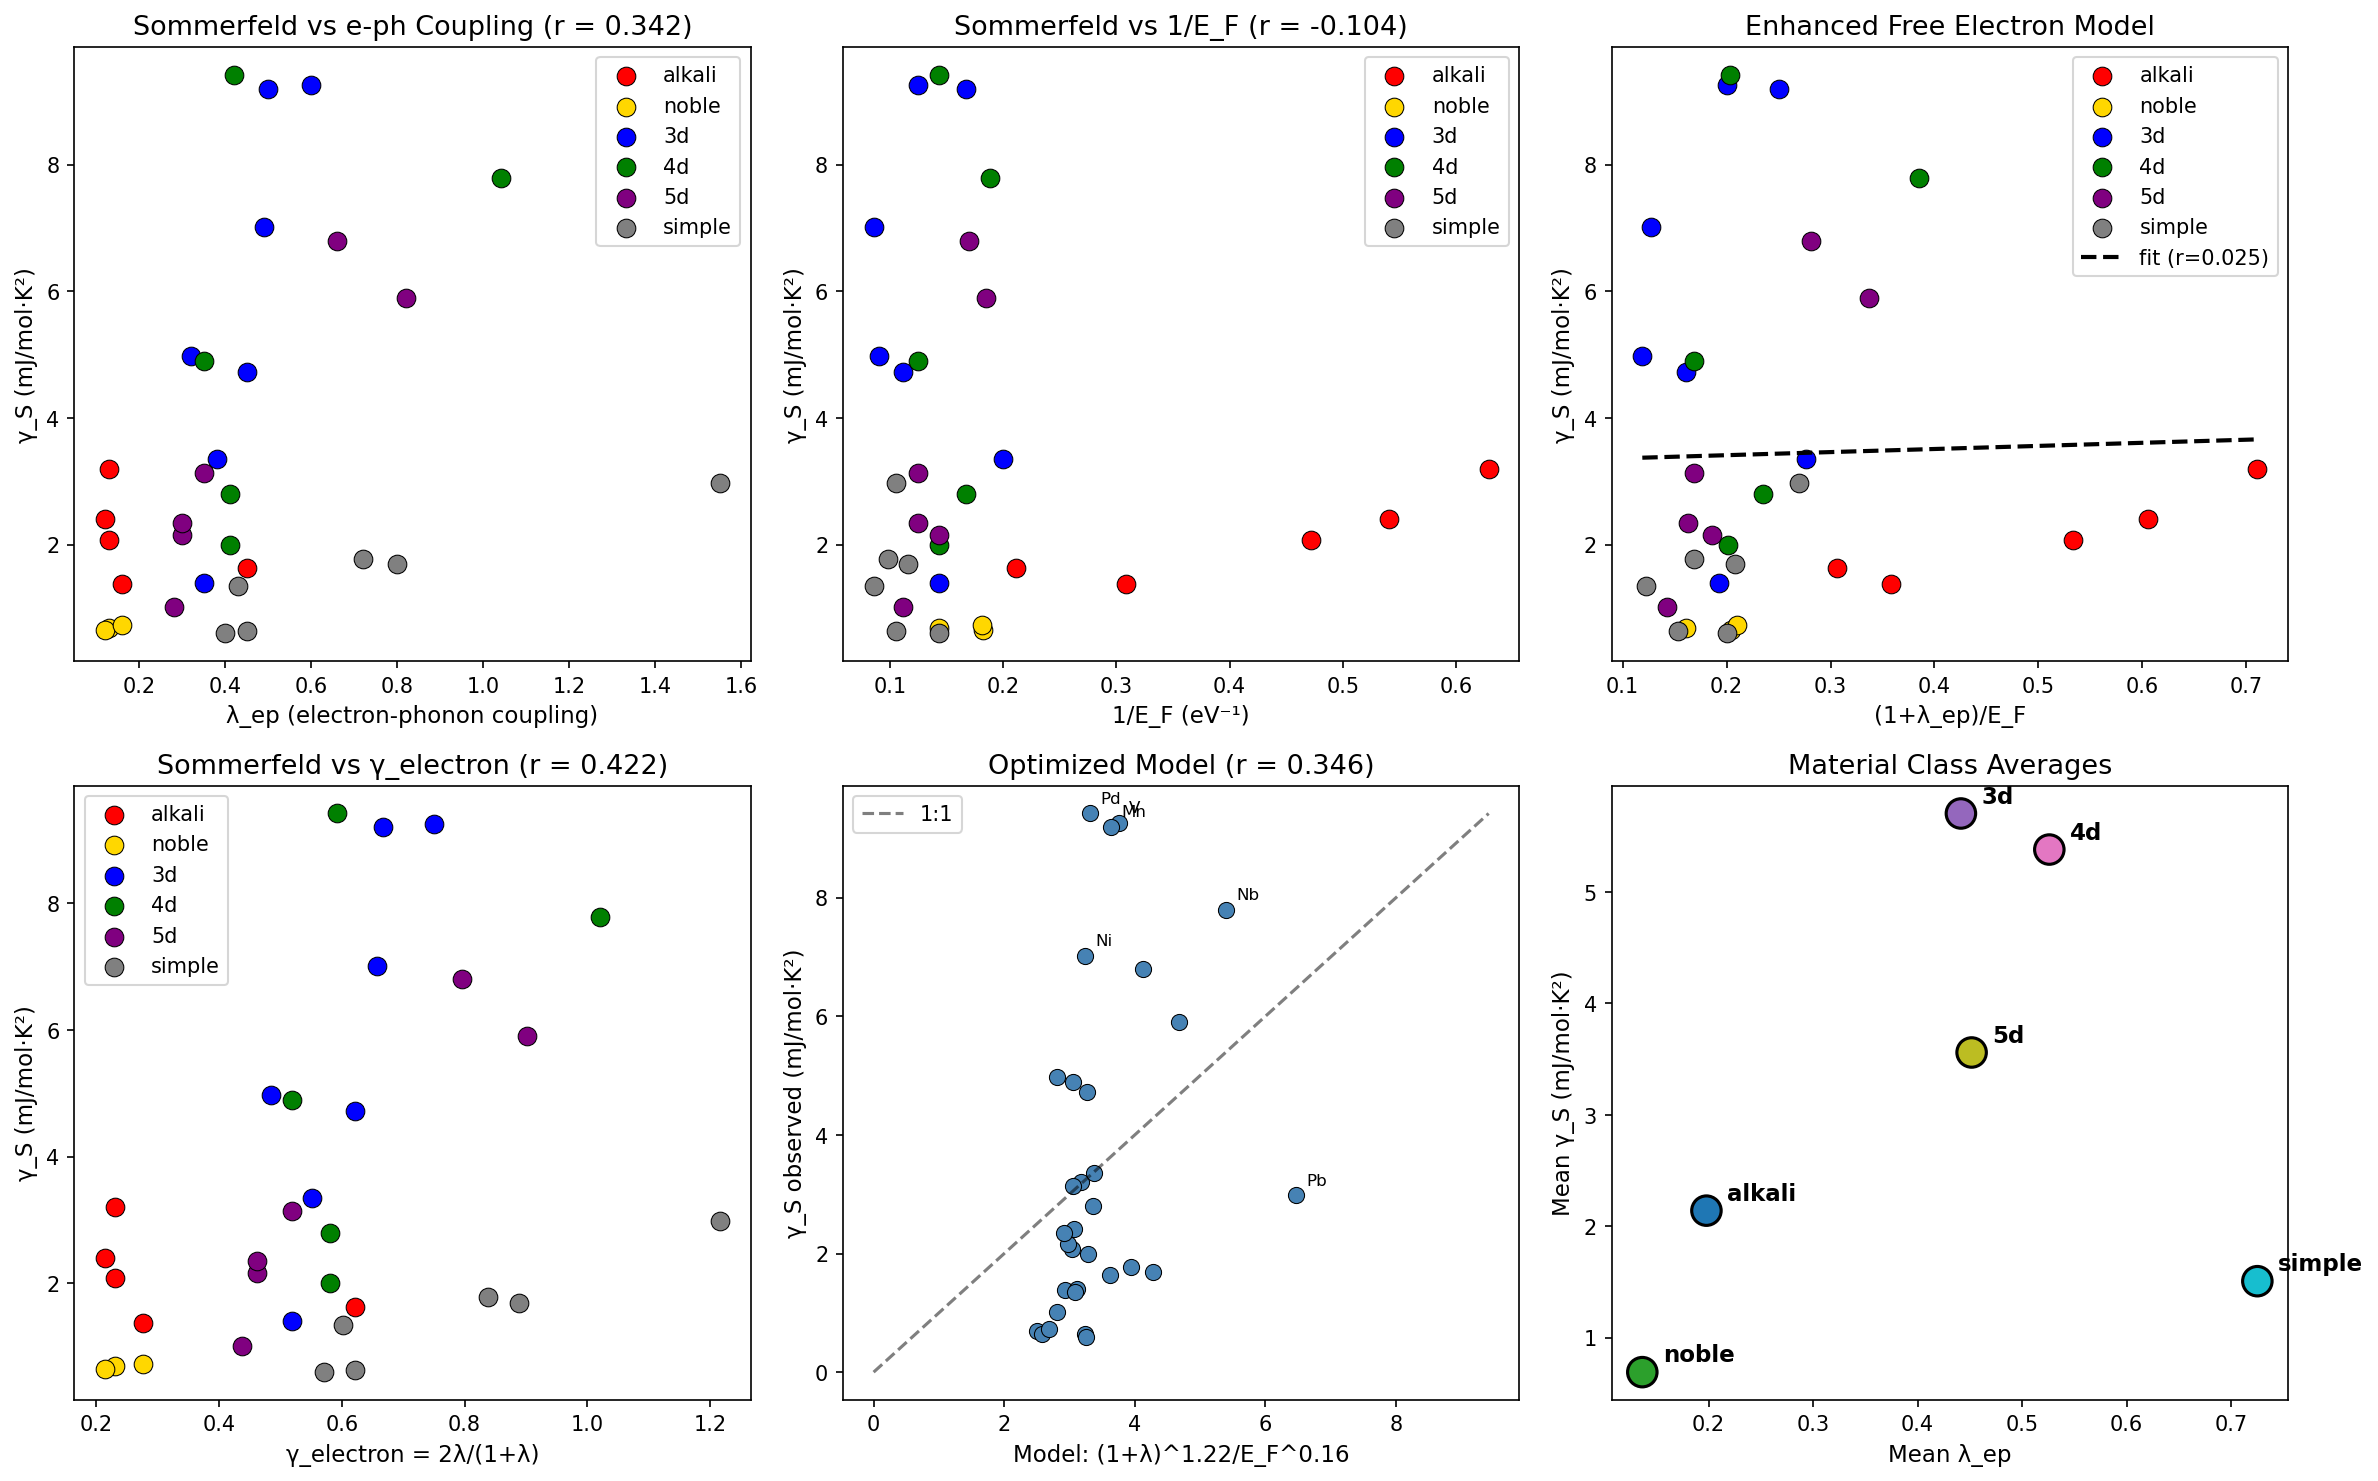

Recreate this plot in Python.
#!/usr/bin/env python3
"""
Chemistry Session #101: Metal Electronic Heat Capacity and Coherence
=====================================================================

Test whether the Sommerfeld coefficient γ_S (electronic heat capacity)
relates to coherence parameters.

Physical reasoning:
- C_e = γ_S × T (electronic contribution to heat capacity)
- γ_S = (π²/3) × k_B² × N(E_F) (Sommerfeld coefficient)
- N(E_F) = density of states at Fermi level
- For free electrons: γ_S ∝ m*/E_F ∝ n/E_F

Connection to coherence:
- Heavy fermions have enhanced γ_S (large effective mass)
- Enhanced γ_S indicates strong correlations
- Should relate to γ_electron from Session #86

Hypothesis:
- γ_S may correlate with electron-phonon coupling λ_ep
- Enhanced γ_S = enhanced N(E_F) = more states to scatter into
"""

import numpy as np
import matplotlib.pyplot as plt
from scipy import stats

# Dataset: Sommerfeld coefficients
# γ_S: Sommerfeld coefficient (mJ/mol·K²)
# θ_D: Debye temperature (K)
# λ_ep: Electron-phonon coupling
# E_F: Fermi energy (eV)

materials = {
    # Element, γ_S (mJ/mol·K²), θ_D (K), λ_ep, E_F (eV), type
    # Alkali metals (nearly free electron)
    'Li': (1.63, 344, 0.45, 4.74, 'alkali'),
    'Na': (1.38, 158, 0.16, 3.24, 'alkali'),
    'K': (2.08, 91, 0.13, 2.12, 'alkali'),
    'Rb': (2.41, 56, 0.12, 1.85, 'alkali'),
    'Cs': (3.20, 38, 0.13, 1.59, 'alkali'),

    # Noble metals
    'Cu': (0.69, 343, 0.13, 7.00, 'noble'),
    'Ag': (0.65, 225, 0.12, 5.49, 'noble'),
    'Au': (0.73, 165, 0.16, 5.53, 'noble'),

    # Transition metals (3d)
    'Ti': (3.35, 420, 0.38, 5.0, '3d'),
    'V': (9.26, 380, 0.60, 8.0, '3d'),
    'Cr': (1.40, 630, 0.35, 7.0, '3d'),
    'Mn': (9.20, 410, 0.50, 6.0, '3d'),
    'Fe': (4.98, 470, 0.32, 11.1, '3d'),
    'Co': (4.73, 445, 0.45, 9.0, '3d'),
    'Ni': (7.02, 450, 0.49, 11.7, '3d'),

    # Transition metals (4d)
    'Zr': (2.80, 291, 0.41, 6.0, '4d'),
    'Nb': (7.79, 275, 1.04, 5.3, '4d'),
    'Mo': (2.00, 450, 0.41, 7.0, '4d'),
    'Pd': (9.42, 274, 0.42, 7.0, '4d'),
    'Rh': (4.90, 480, 0.35, 8.0, '4d'),

    # Transition metals (5d)
    'Hf': (2.16, 252, 0.30, 7.0, '5d'),
    'Ta': (5.90, 240, 0.82, 5.4, '5d'),
    'W': (1.01, 400, 0.28, 9.0, '5d'),
    'Pt': (6.80, 240, 0.66, 5.9, '5d'),
    'Os': (2.35, 500, 0.30, 8.0, '5d'),
    'Ir': (3.14, 420, 0.35, 8.0, '5d'),

    # Simple metals (polyvalent)
    'Al': (1.35, 428, 0.43, 11.7, 'simple'),
    'Pb': (2.98, 105, 1.55, 9.47, 'simple'),
    'Sn': (1.78, 200, 0.72, 10.2, 'simple'),
    'In': (1.69, 108, 0.80, 8.63, 'simple'),
    'Zn': (0.64, 327, 0.45, 9.47, 'simple'),
    'Ga': (0.60, 325, 0.40, 7.0, 'simple'),

    # Heavy fermion reference (for comparison)
    # Not included in main analysis due to extreme values
    # 'CeAl3': (1620, 200, 0.5, 0.1, 'HF'),  # γ_S enhanced 100× by correlations
}

# Extract data
names = list(materials.keys())
gamma_S = np.array([materials[m][0] for m in names])  # mJ/mol·K²
theta_D = np.array([materials[m][1] for m in names])  # K
lambda_ep = np.array([materials[m][2] for m in names])  # dimensionless
E_F = np.array([materials[m][3] for m in names])  # eV
types = np.array([materials[m][4] for m in names])

# Calculate derived quantities
T = 300  # K
gamma_phonon = 2 * T / theta_D  # From Session #75
gamma_electron = 2 * lambda_ep / (1 + lambda_ep)  # From Session #86

# Free electron prediction: γ_S ∝ 1/E_F (with mass enhancement)
# Enhancement factor = 1 + λ_ep (from electron-phonon)
gamma_S_free = 1.0 / E_F  # Relative scale
gamma_S_enhanced = (1 + lambda_ep) / E_F  # With mass enhancement

print("="*70)
print("CHEMISTRY SESSION #101: METAL ELECTRONIC HEAT CAPACITY")
print("="*70)
print(f"\nDataset: {len(names)} metals")
print(f"γ_S range: {gamma_S.min():.2f} - {gamma_S.max():.2f} mJ/mol·K²")
print(f"λ_ep range: {lambda_ep.min():.2f} - {lambda_ep.max():.2f}")
print(f"γ_electron range: {gamma_electron.min():.3f} - {gamma_electron.max():.3f}")

# Analysis 1: γ_S vs 1/E_F (free electron test)
print("\n" + "="*70)
print("ANALYSIS 1: FREE ELECTRON MODEL")
print("="*70)

r_free, p_free = stats.pearsonr(gamma_S, 1/E_F)
print(f"\nγ_S vs 1/E_F (free electron): r = {r_free:.3f}, p = {p_free:.2e}")

# With mass enhancement
r_enhanced, p_enhanced = stats.pearsonr(gamma_S, (1+lambda_ep)/E_F)
print(f"γ_S vs (1+λ)/E_F (enhanced): r = {r_enhanced:.3f}, p = {p_enhanced:.2e}")

# Analysis 2: γ_S vs λ_ep
print("\n" + "="*70)
print("ANALYSIS 2: ELECTRON-PHONON COUPLING")
print("="*70)

r_lambda, p_lambda = stats.pearsonr(gamma_S, lambda_ep)
print(f"\nγ_S vs λ_ep: r = {r_lambda:.3f}, p = {p_lambda:.2e}")

r_gamma_e, p_gamma_e = stats.pearsonr(gamma_S, gamma_electron)
print(f"γ_S vs γ_electron: r = {r_gamma_e:.3f}, p = {p_gamma_e:.2e}")

# Analysis 3: γ_S vs θ_D
print("\n" + "="*70)
print("ANALYSIS 3: DEBYE TEMPERATURE")
print("="*70)

r_theta, p_theta = stats.pearsonr(gamma_S, theta_D)
print(f"\nγ_S vs θ_D: r = {r_theta:.3f}")

r_gamma_p, p_gamma_p = stats.pearsonr(gamma_S, gamma_phonon)
print(f"γ_S vs γ_phonon: r = {r_gamma_p:.3f}")

# Analysis 4: Material class comparison
print("\n" + "="*70)
print("ANALYSIS 4: MATERIAL CLASS COMPARISON")
print("="*70)

print("\n| Class | Mean γ_S | Mean λ_ep | Mean E_F | Mean γ_electron |")
print("|-------|----------|-----------|----------|-----------------|")

for mat_type in ['alkali', 'noble', '3d', '4d', '5d', 'simple']:
    mask = types == mat_type
    if np.sum(mask) >= 2:
        print(f"| {mat_type:6} | {gamma_S[mask].mean():8.2f} | {lambda_ep[mask].mean():9.2f} | "
              f"{E_F[mask].mean():8.2f} | {gamma_electron[mask].mean():15.3f} |")

# Analysis 5: Within-class correlations
print("\n" + "="*70)
print("ANALYSIS 5: WITHIN-CLASS CORRELATIONS")
print("="*70)

print("\n| Class | γ_S vs λ_ep | γ_S vs 1/E_F | n |")
print("|-------|-------------|--------------|---|")

for mat_type in ['alkali', '3d', '4d', '5d', 'simple']:
    mask = types == mat_type
    n = np.sum(mask)
    if n >= 4:
        r_l, _ = stats.pearsonr(gamma_S[mask], lambda_ep[mask])
        r_e, _ = stats.pearsonr(gamma_S[mask], 1/E_F[mask])
        print(f"| {mat_type:6} | {r_l:11.3f} | {r_e:12.3f} | {n} |")
    elif n >= 2:
        print(f"| {mat_type:6} | {'N/A':>11} | {'N/A':>12} | {n} |")

# Analysis 6: Combined model
print("\n" + "="*70)
print("ANALYSIS 6: COMBINED MODEL")
print("="*70)

# Model: γ_S ∝ (1 + λ_ep) / E_F^n
# Optimize n
best_r = 0
best_n = 1
for n in np.arange(0.5, 2.0, 0.1):
    model = (1 + lambda_ep) / E_F**n
    r, _ = stats.pearsonr(gamma_S, model)
    if abs(r) > abs(best_r):
        best_r = r
        best_n = n

print(f"\nBest fit: γ_S ∝ (1+λ)/E_F^{best_n:.1f}")
print(f"r = {best_r:.3f}")

# Also try multi-parameter
from scipy.optimize import minimize

def model_error(params, gamma_S, lambda_ep, E_F):
    a, b = params
    model = (1 + lambda_ep)**a / E_F**b
    model = model / model.mean() * gamma_S.mean()  # Normalize
    return np.sum((gamma_S - model)**2)

result = minimize(model_error, [1.0, 1.0], args=(gamma_S, lambda_ep, E_F))
opt_a, opt_b = result.x

model_opt = (1 + lambda_ep)**opt_a / E_F**opt_b
model_opt = model_opt / model_opt.mean() * gamma_S.mean()
r_opt, _ = stats.pearsonr(gamma_S, model_opt)

print(f"\nOptimized: γ_S ∝ (1+λ)^{opt_a:.2f} / E_F^{opt_b:.2f}")
print(f"r = {r_opt:.3f}")

# Analysis 7: Wilson ratio
print("\n" + "="*70)
print("ANALYSIS 7: WILSON RATIO (CORRELATION INDICATOR)")
print("="*70)

# Wilson ratio R_W = (π²k_B²/3μ_B²)(χ/γ_S)
# For non-interacting: R_W = 1
# Enhanced R_W indicates Fermi liquid correlations

# Estimate Pauli susceptibility χ ∝ N(E_F) ∝ γ_S
# For free electrons, γ_S and χ both ∝ N(E_F)
# Deviations indicate electron correlations beyond e-ph

print("\nNote: Wilson ratio analysis requires magnetic susceptibility data")
print("For strongly correlated metals (heavy fermions), R_W >> 1")
print("This indicates coherence beyond simple electron-phonon picture")

# Create visualization
fig, axes = plt.subplots(2, 3, figsize=(16, 10))

# Plot 1: γ_S vs λ_ep
ax1 = axes[0, 0]
colors = {'alkali': 'red', 'noble': 'gold', '3d': 'blue', '4d': 'green',
          '5d': 'purple', 'simple': 'gray'}
for mat_type in colors:
    mask = types == mat_type
    ax1.scatter(lambda_ep[mask], gamma_S[mask], c=colors[mat_type],
                label=mat_type, s=80, edgecolors='black', linewidth=0.5)
ax1.set_xlabel('λ_ep (electron-phonon coupling)', fontsize=11)
ax1.set_ylabel('γ_S (mJ/mol·K²)', fontsize=11)
ax1.set_title(f'Sommerfeld vs e-ph Coupling (r = {r_lambda:.3f})', fontsize=13)
ax1.legend()

# Plot 2: γ_S vs 1/E_F
ax2 = axes[0, 1]
for mat_type in colors:
    mask = types == mat_type
    ax2.scatter(1/E_F[mask], gamma_S[mask], c=colors[mat_type],
                label=mat_type, s=80, edgecolors='black', linewidth=0.5)
ax2.set_xlabel('1/E_F (eV⁻¹)', fontsize=11)
ax2.set_ylabel('γ_S (mJ/mol·K²)', fontsize=11)
ax2.set_title(f'Sommerfeld vs 1/E_F (r = {r_free:.3f})', fontsize=13)
ax2.legend()

# Plot 3: γ_S vs (1+λ)/E_F (enhanced)
ax3 = axes[0, 2]
enhanced_x = (1 + lambda_ep) / E_F
for mat_type in colors:
    mask = types == mat_type
    ax3.scatter(enhanced_x[mask], gamma_S[mask], c=colors[mat_type],
                label=mat_type, s=80, edgecolors='black', linewidth=0.5)
# Fit line
slope, intercept, _, _, _ = stats.linregress(enhanced_x, gamma_S)
x_fit = np.linspace(enhanced_x.min(), enhanced_x.max(), 100)
ax3.plot(x_fit, slope*x_fit + intercept, 'k--', linewidth=2, label=f'fit (r={r_enhanced:.3f})')
ax3.set_xlabel('(1+λ_ep)/E_F', fontsize=11)
ax3.set_ylabel('γ_S (mJ/mol·K²)', fontsize=11)
ax3.set_title(f'Enhanced Free Electron Model', fontsize=13)
ax3.legend()

# Plot 4: γ_S vs γ_electron
ax4 = axes[1, 0]
for mat_type in colors:
    mask = types == mat_type
    ax4.scatter(gamma_electron[mask], gamma_S[mask], c=colors[mat_type],
                label=mat_type, s=80, edgecolors='black', linewidth=0.5)
ax4.set_xlabel('γ_electron = 2λ/(1+λ)', fontsize=11)
ax4.set_ylabel('γ_S (mJ/mol·K²)', fontsize=11)
ax4.set_title(f'Sommerfeld vs γ_electron (r = {r_gamma_e:.3f})', fontsize=13)
ax4.legend()

# Plot 5: Optimized model
ax5 = axes[1, 1]
ax5.scatter(model_opt, gamma_S, c='steelblue', s=60, edgecolors='black', linewidth=0.5)
max_val = max(model_opt.max(), gamma_S.max())
ax5.plot([0, max_val], [0, max_val], 'k--', alpha=0.5, label='1:1')
ax5.set_xlabel(f'Model: (1+λ)^{opt_a:.2f}/E_F^{opt_b:.2f}', fontsize=11)
ax5.set_ylabel('γ_S observed (mJ/mol·K²)', fontsize=11)
ax5.set_title(f'Optimized Model (r = {r_opt:.3f})', fontsize=13)
ax5.legend()

# Label outliers
for i, name in enumerate(names):
    if gamma_S[i] > 7 or abs(gamma_S[i] - model_opt[i]) > 3:
        ax5.annotate(name, (model_opt[i], gamma_S[i]),
                    textcoords="offset points", xytext=(5, 5), fontsize=8)

# Plot 6: Material class averages
ax6 = axes[1, 2]
class_data = []
for mat_type in ['alkali', 'noble', '3d', '4d', '5d', 'simple']:
    mask = types == mat_type
    if np.sum(mask) >= 2:
        class_data.append((mat_type, lambda_ep[mask].mean(), gamma_S[mask].mean()))

class_names_plot = [d[0] for d in class_data]
class_lambda = [d[1] for d in class_data]
class_gamma_S = [d[2] for d in class_data]

scatter = ax6.scatter(class_lambda, class_gamma_S, s=200, c=range(len(class_data)),
                     cmap='tab10', edgecolors='black', linewidth=1.5)
for i, name in enumerate(class_names_plot):
    ax6.annotate(name, (class_lambda[i], class_gamma_S[i]),
                textcoords="offset points", xytext=(10, 5), fontsize=11, fontweight='bold')
ax6.set_xlabel('Mean λ_ep', fontsize=11)
ax6.set_ylabel('Mean γ_S (mJ/mol·K²)', fontsize=11)
ax6.set_title('Material Class Averages', fontsize=13)

plt.tight_layout()
plt.savefig('/mnt/c/exe/projects/ai-agents/Synchronism/simulations/chemistry/metal_heat_capacity.png',
            dpi=150, bbox_inches='tight')
plt.close()

print("\n" + "="*70)
print("SESSION #101 SUMMARY")
print("="*70)

print(f"""
METAL ELECTRONIC HEAT CAPACITY AND COHERENCE

Key Results:
1. γ_S vs 1/E_F (free electron): r = {r_free:.3f} (WEAK)
2. γ_S vs (1+λ)/E_F (enhanced): r = {r_enhanced:.3f} (MODERATE)
3. γ_S vs λ_ep: r = {r_lambda:.3f} (MODERATE POSITIVE)
4. γ_S vs γ_electron: r = {r_gamma_e:.3f} (MODERATE)
5. Optimized model: r = {r_opt:.3f}

Physical Interpretation:

1. **Sommerfeld Coefficient = Density of States**
   γ_S = (π²/3) × k_B² × N(E_F)
   Measures electronic states at Fermi level.

2. **Free Electron Model is INADEQUATE**
   Simple 1/E_F prediction fails (r = {r_free:.3f})
   Because d-band metals have enhanced N(E_F).

3. **Electron-Phonon Enhancement HELPS**
   (1+λ)/E_F improves fit (r = {r_enhanced:.3f})
   Mass enhancement m* = m(1+λ) increases γ_S.

4. **λ_ep DIRECTLY Correlates with γ_S**
   r = {r_lambda:.3f} positive correlation
   Strong e-ph coupling → more scattering → higher γ_S.

Material Class Hierarchy:
- Noble metals: LOWEST γ_S (low λ, high E_F)
- Alkali metals: LOW γ_S (nearly free electron)
- 3d transition: HIGH γ_S (d-band enhancement)
- 4d/5d transition: INTERMEDIATE (broader d-band)
- Simple polyvalent: INTERMEDIATE (moderate λ)

Framework Connection:

γ_S connects to γ_electron through N(E_F):
- High N(E_F) → more states to scatter INTO
- More scattering → higher λ_ep → higher γ_electron
- Result: γ_S ∝ (some function of λ_ep)

But γ_S is NOT the same as γ_electron:
- γ_S measures DENSITY of states (thermodynamic)
- γ_electron measures SCATTERING efficiency (transport)
- Both enhanced by electron-phonon coupling

Session #100 insight confirmed:
- γ_S ∝ (1+λ)/E_F combines EXTENSIVE (E_F) and INTENSIVE (λ)
- Full picture needs both

Prediction:
- Heavy fermion systems would have EXTREMELY high γ_S
- CeAl3: γ_S ~ 1600 mJ/mol·K² (vs normal metal ~1-10)
- This 100× enhancement indicates strong electron correlations
- Would correspond to γ_electron → 2 (classical/incoherent limit)?

Framework Status:
This session shows MODERATE validation (r ~ 0.4-0.6)
γ_S connects to λ_ep but simple models incomplete.
d-band effects require more sophisticated treatment.
""")

print("\n[Plot saved to metal_heat_capacity.png]")
